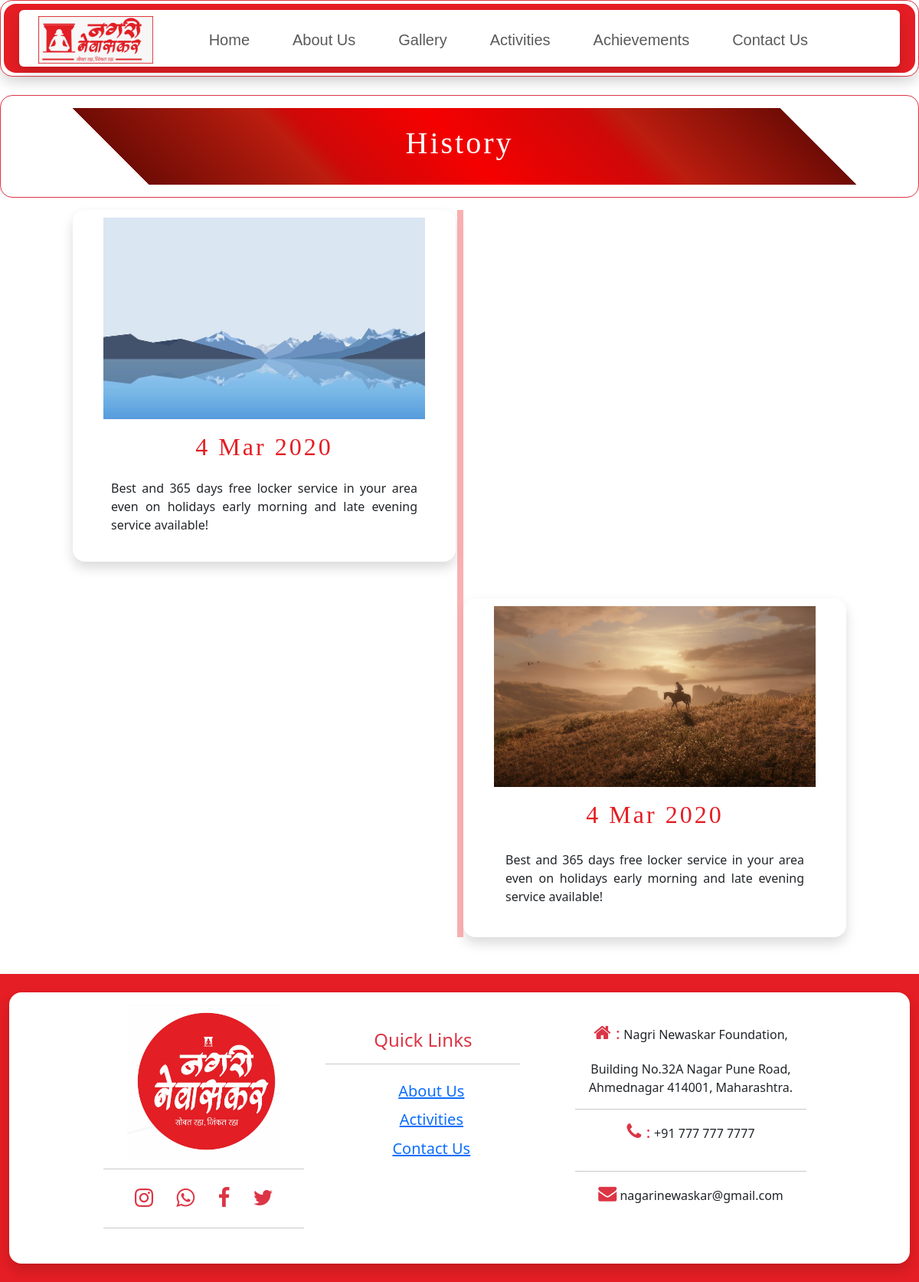
The page /history/ on the database its author committed.
### adminApp/models.py (models this page shows)
class HistoryModel(models.Model):
    himage = models.ImageField(upload_to="static/uploads/")
    hdate = models.CharField(max_length = 100)
    hdetails = models.TextField()

class RhistoryModel(models.Model):
    rhimage = models.ImageField(upload_to="static/uploads/")
    rhdate = models.CharField(max_length = 100)
    rhdetails = models.TextField()

### userApp/views.py (the view)
# urls.py: path('history/',views.history),
def history(req):
    hcards = HistoryModel.objects.all()
    rhcards = RhistoryModel.objects.all()
    return render(req,"user/history.html", {"hcards":hcards , "rhcards":rhcards})

### template/user/history.html (shortened to what this page needs)
{% include "user/navbar.html" %}
  <link rel="stylesheet" href="https://unpkg.com/aos@2.3.0/dist/aos.css">
<div class="container-fluid border border-danger rounded-4 p-3 mt-4">
  <div class="col-md-12 text-white text-center p-3 m_box  rounded-4">
      <h1 data-aos="zoom-in" id="demo" class="text">History </h1>
  </div>
</div>
  <div class="timeline">
    {% for i in hcards %}
    <div class="container left shadow rounded-4 mt-3 mb-5" >
      <div class="content">
        <img src="/{{i.himage}}"
          style="height: 100%; width: 100%;" data-aos="zoom-in"  alt="">
          <div>
            <h2 style="text-align: center; color: #e41e24;" class="mt-3 text">{{i.hdate}}</h2>
            <p style="text-align: justify; padding: 10px; margin-top: 0px;">{{i.hdetails}}</p>
          </div>
      </div>
    </div>
    {% endfor %}
    {% for i in rhcards %}
    <div class="container right shadow rounded-4 mt-3 mb-5">
      <div class="content">
        <img src="/{{i.rhimage}}"
          style="height: 100%; width: 100%;"  data-aos="zoom-in" alt="">
          <div>
            <h2 style="text-align: center; color: #e41e24;" class="mt-3 text"> {{i.rhdate}}</h2>
            <p style="text-align: justify; padding: 15px; margin-top: 0px;">{{i.rhdetails}}</p>
          </div>
      </div>
    </div>
    {% endfor %}
  </div>
{% include "user/footer.html" %}

### template/user/navbar.html (shortened to what this page needs)
<!DOCTYPE html>
<html lang="en">
<head>
  <link href="https://cdn.jsdelivr.net/npm/bootstrap@5.3.2/dist/css/bootstrap.min.css" rel="stylesheet">
  <link rel="stylesheet" href="https://cdnjs.cloudflare.com/ajax/libs/font-awesome/4.7.0/css/font-awesome.min.css">
    <link rel="stylesheet" href="https://unpkg.com/aos@2.3.0/dist/aos.css">
</head>
<body>
<div class="container-fluid nmenu  bg-white " >
    <div class="row bg-white shadow rounded-4 p-1 border border-danger">
        <div class="col-md-12 rounded-4 " style="background-color:#e41e24;">
            <div class="row shadow bg-white m-2 rounded-2 justify-content-center">
                <div class="col-5 col-md-2 logo ps-3 p-2 text-center">
                    <a href="">
                      <img src="/static/images/logo.jpg" width="150px">
                    </a>
                </div>
                <div class="col-7 col-md-10">
                    <nav class="navbar navbar-expand-lg  ">
                        <div class="container-fluid justify-content-end">
                          <div class="collapse navbar-collapse" id="navbarNavDropdown">
                            <ul class="navbar-nav fs-5 mt-2">
                              <li class="nav-item" >
                                <a class="nav-link  ms-4 me-3" aria-current="page" href="/">Home</a>
                              </li>
                              <li class="nav-item dropdown ms-4 me-3 dropdown-hover">
                                <a class="nav-link" href="#" role="button" data-bs-toggle="dropdown" aria-expanded="false">
                                  About Us
                                </a>
                              </li>
                              <li class="nav-item ms-4 me-3">
                                <a class="nav-link" href="/gallery">Gallery</a>
                              </li>
                              <li class="nav-item ms-4 me-3">
                                <a class="nav-link" href="/activities">Activities</a>
                              </li>
                              <li class="nav-item ms-4 me-3">
                                <a class="nav-link" href="/achievements">Achievements</a>
                              </li>
                              <li class="nav-item">
                                <a class="nav-link ms-4" href="/contact">Contact Us</a>
                              </li>
                            </ul>
                          </div>
                        </div>
                      </nav>
                </div>
            </div>
        </div>
    </div>
</div>
<main>

### template/user/footer.html
</main>
<footer>
    <div class="container-fluid shadow p-4" style="background-color:#e41e24;">
        <div class="row" >
            <div class="col-md-12 bg-white shadow  rounded-4 ">
                <div class="row p-3 justify-content-center">
                    <div class="col-md-3 text-center  " >
                        <img src="/static/images/logo2.jpg" width="200px">
                        <hr>
                        <button class="btn btn-white"><i class="fa fa-instagram  text-danger fs-3"></i></button>
                        <button class="btn btn-white"><i class="fa fa-whatsapp  text-danger fs-3"></i></button>
                        <button class="btn btn-white"><i class="fa fa-facebook  text-danger fs-3"></i></button>
                        <button class="btn btn-white"><i class="fa fa-twitter  text-danger fs-3"></i></button>
                        <hr>
                    </div>
                    <div class="col-md-3 text-center   p-3 rounded-4 " style="height: 250px;" >
                        <h4 class="text-danger mt-3">Quick Links</h4>
                        <hr>
                                <ul type="none" style="line-height: 1.0cm; margin-left: -10px;" class="mt-2 fs-5 ">
                                    <a href="/mission"><li>About Us</li></a>
                                    <a href="/activities"><li>Activities</li></a>
                                    <a href="/contact"><li>Contact Us</li></a>
                                </ul>
                    </div>
                            <div class="col-md-4 text-center col-md-3  p-4 ">
                                        <ul type="none" class="text-start">
                                            <li>
                                                <p class="text-center"><i class="fa fa-home text-danger fs-4 mb-4"> : </i>
                                                Nagri Newaskar Foundation,<br>
                                                Building No.32A Nagar Pune Road,<br>
                                                Ahmednagar 414001, Maharashtra. </p></li>
                                            <hr>
                                            <li>
                                               <p class="text-center"><i class="fa fa-phone text-danger fs-4 mb-4"> :</i> +91 777 777 7777</p>
                                               <hr>
                                            </li>
                                            <li>
                                                <p class="text-center"><i class="fa fa-envelope text-danger fs-4 mb-4"> </i> nagarinewaskar@gmail.com</p>
                                            </li>
                                        </ul>
                            </div>
                </div>
            </div>
        </div>
    </div>
</footer>
</body>
</html>

### template/user/navbar.html (style rules this page uses)
.text { font-family: serif; text-transform: capitalize; letter-spacing: 3px; line-height: 1.5; }
.nav-item { font-weight:500; font-family: sans-serif; }
.nmenu { position: sticky; top: 0; width: 100%; z-index: 1000; }
.m_box { background: linear-gradient(45deg, rgba(255,255,255,1) 14%, rgba(111,12,5,1) 14%, rgba(188,29,15,1) 33%, rgba(207,8,8,1) 36%, rgba(245,0,0,1) 50%, rgba(207,8,8,1) 66%, rgba(188,29,15,1) 70%, rgba(111,12,5,1) 87%, rgba(255,255,255,1) 87%); }
img { margin-bottom: -4px; }

### template/user/history.html (style rules this page uses)
.timeline { position: relative; max-width: 1000px; margin: 0 auto; }
.timeline::after { content: ''; position: absolute; width: 8px; background-color: #f9989bc6; top: 0; bottom: 0; left: 50%; margin-left: -3px; }
.container { padding: 10px 40px; position: relative; background-color: inherit; width: 50%; }
.left { left: -255px; }
.right { left: 255px; }
.left::before { content: " "; height: 0; position: absolute; top: 22px; width: 0; z-index: 1; right: 30px; border: medium solid white; border-width: 10px 0 10px 10px; border-color: transparent transparent transparent white; }
.right::before { content: " "; height: 0; position: absolute; top: 22px; width: 0; z-index: 1; left: 30px; border: medium solid white; border-width: 10px 10px 10px 0; border-color: transparent white transparent transparent; }
.content { background-color: white; position: relative; border-radius: 6px; }

### rows shown on the page
HistoryModel: himage (picture), hdate "4 Mar 2020", hdetails "Best and 365 days free locker service in your area even on holidays early morning and late evening service available!"
RhistoryModel: rhimage (picture), rhdate "4 Mar 2020", rhdetails "Best and 365 days free locker service in your area even on holidays early morning and late evening service available!"
